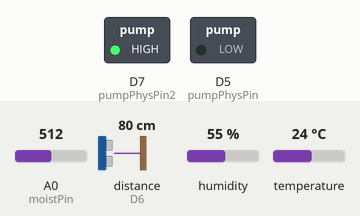
Simulated run of this sketch. Board: ESP8266 (NodeMCU). On the bench: switched loads named in the sketch (green lamp = pin HIGH). Wiring (inferred from the names in the program): ultrasonic range finder: trigger D1; echo D6. Inputs (shaded band) come from the test bench; at power-on: A0 (moistPin) = 512, distance to the obstacle (sensor on D6) 80 cm, humidity 55 %, temperature 24 °C. The echo pulse lasts 58.3 µs per cm; WiFi joins after 1.5 s; servers stay silent unless stated; pins used as bus, display or sensor lines are not drawn; what the sketch prints to the serial monitor is not drawn.

Above: at 3.0 s.
3.1 s: A0 (moistPin) set to 693
5.0 s: A0 (moistPin) set to 727
At 7.0 s:
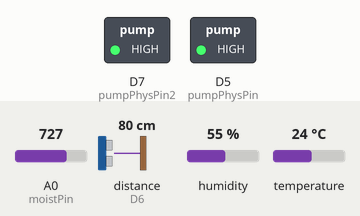
7.3 s: distance to the obstacle (sensor on D6) set to 9 cm
10.2 s: distance to the obstacle (sensor on D6) set to 6 cm
At 12.2 s:
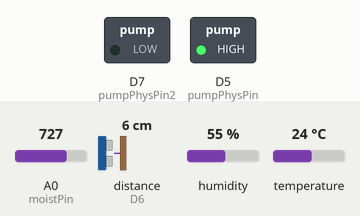
12.5 s: distance to the obstacle (sensor on D6) set to 9 cm
15.2 s: distance to the obstacle (sensor on D6) set to 12 cm
At 18.1 s:
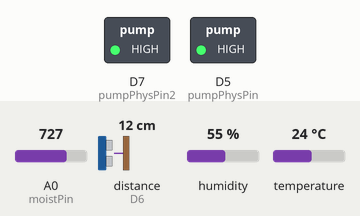
Timing chart, 0 to 19.5 s (numbered marks = the images above; inputs shaded):
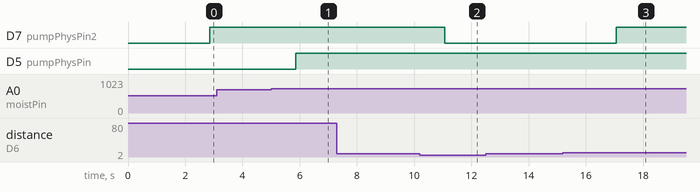

Measured:
- the behaviour switches between 710 and 711 on A0 (moistPin) (found by bisection; images 0 and 1)
- the behaviour switches between 8 and 7 cm on distance to the obstacle (sensor on D6) (found by bisection; images 1 and 2)
- the behaviour switches between 10 and 11 cm on distance to the obstacle (sensor on D6) (found by bisection; images 2 and 3)
- after the input at 5.0 s, D5 (pumpPhysPin): LOW → HIGH after 0.86 s
- after the input at 10.2 s, D7 (pumpPhysPin2): HIGH → LOW after 0.86 s
- after the input at 15.2 s, D7 (pumpPhysPin2): LOW → HIGH after 1.9 s

The sketch:

node_mcu_code.ino
```cpp
//BLYNK credentials
#define BLYNK_TEMPLATE_ID "YOUR TEMPLATE ID"
#define BLYNK_DEVICE_NAME "Quickstart Template"
#define BLYNK_AUTH_TOKEN "YOUR AUTH TOKEN"
#define BLYNK_PRINT Serial

//WiFi credentials
char ssid[] = "wifiName";
char pass[] = "wifiPassword";

#include <ESP8266WiFi.h>
#include <BlynkSimpleEsp8266.h>
#include <DHT.h>

//defining pin names. Pins like V4, V6 represent the virtual pins for using with Blynk

#define DHTPIN 4 //GPIO 4 means D2 , other allowable GPIOs 3, 4, 5, 12, 13 or 14
#define DHTTYPE DHT11
DHT dht(DHTPIN, DHTTYPE);
#define moistPin A0
#define pumpVirtualPin V4
#define pumpPhysPin D5  //d5
#define pumpVirtualPin2 V8
#define pumpPhysPin2 D7 //d7
#define refillPumpVirtualPin V6

#define manualVirtualPin V9
#define echoPin D6
#define trigPin D1
#define waterLevelVirtualPin V2
#define minMoistureVirtualPin V11
#define maxMoistureVirtualPin V10
float hum = 0; //humidity (%)
float temp = 0; // temperature (Celsius)
int moisture1 = 0;
int moisture2 = 0;
int manualMode = 0;
float waterLevel = 0;
int refill = 1;
unsigned long previousMillis = 0;
unsigned long interval = 1000;
int minMoisture = 30;
int maxMoisture = 40;


//function to get the humidity and temperature data from DHT11 sensor
void runDHT()
{
  hum = dht.readHumidity();
  // Read temperature as Celsius (the default)
  temp = dht.readTemperature();
  Serial.print("Humidity: "); Serial.println(hum);
  Serial.print("Temperature (C): "); Serial.println(temp);
  Blynk.virtualWrite(V0, temp); //update the value to blynk
  Blynk.virtualWrite(V3, hum);
}

//sync current system state to blynk user interface
void syncLoop()
{
  Blynk.syncVirtual(V4);
  Blynk.syncVirtual(V8);
  Blynk.syncVirtual(V9);
  Blynk.syncVirtual(V6);
  Blynk.syncVirtual(V10);
  Blynk.syncVirtual(V11);
}

//function for getting soil moisture data from moisture-sensor
void runMoisture()
{
    moisture1 = analogRead(A0);
    moisture1 = map(moisture1, 1023, 0, 0, 100);
    Serial.println("Moisture");
    Serial.println(moisture1);
    Blynk.virtualWrite(V1, moisture1);
}

// function for running the pump that directly waters the plants
void runPump1()
{
  if (!manualMode)
  {
     if(moisture1 < minMoisture  )
    {
      digitalWrite(pumpPhysPin, HIGH);
      Blynk.virtualWrite(V4, 1);
      delay(200);
    }
    else if(moisture1 >=maxMoisture)
    {
      digitalWrite(pumpPhysPin, LOW);
      Blynk.virtualWrite(V4, 0);
    }
  }
}

//function for running the pump that refills the water storage tank
void runPump2()
{
  unsigned long currentMillis = millis();
  if (refill)
  {
      if (currentMillis - previousMillis > interval)
      {
        previousMillis = currentMillis;
        if(waterLevel < 3  )
      {
        digitalWrite(pumpPhysPin2, HIGH);
        Blynk.virtualWrite(V8, 1);
      }
      else if(waterLevel >=6)
      {
        digitalWrite(pumpPhysPin2, LOW);
        Blynk.virtualWrite(V8, 0);
      }
      }
  }

}

//function for running the sonar sensor which measures the water level. the water container used was 13 cm high. edit it according to your system
void runSonar()
{
  digitalWrite(trigPin, LOW);
  delayMicroseconds(2);
  digitalWrite(trigPin, HIGH);
  delayMicroseconds(10);
  digitalWrite(trigPin, LOW);
  int duration = pulseIn(echoPin, HIGH);
  float  distance_cm = duration * 0.034/2;  //sound velocity = 0.034 cm/us
  distance_cm = constrain(distance_cm, 0, 13);
  waterLevel = 13.0 - distance_cm;
  Blynk.virtualWrite(V2, waterLevel);
}


//blynk functions to communicate with node mcu and blynk user interface

BLYNK_WRITE(minMoistureVirtualPin)
{
  minMoisture = param.asInt();
  minMoisture = min(minMoisture, maxMoisture);
  maxMoisture = max(minMoisture, maxMoisture);
}
BLYNK_WRITE(maxMoistureVirtualPin)
{
  maxMoisture = param.asInt();
  minMoisture = min(minMoisture, maxMoisture);
  maxMoisture = max(minMoisture, maxMoisture);
}
BLYNK_WRITE(pumpVirtualPin)
{
  if (manualMode)
  {
    if(param.asInt() == 1)
    {
      digitalWrite(pumpPhysPin, HIGH);
    }
    else
    {
      digitalWrite(pumpPhysPin, LOW);
    }
  }
}
BLYNK_WRITE(pumpVirtualPin2)
{
  if(manualMode)
  {
    if(param.asInt() == 1)
    {
      digitalWrite(pumpPhysPin2, HIGH);
    }
    else
    {
      digitalWrite(pumpPhysPin2, LOW);
    }
  }
}
BLYNK_WRITE(manualVirtualPin)
{
  if(param.asInt() == 1)
  {
    manualMode = 1;
  }
  else
  {
    manualMode = 0;
  }
}
BLYNK_WRITE(refillPumpVirtualPin)
{
  if(param.asInt() == 1)
  {
    refill = 1;
  }
  else
  {
    refill = 0;
  }
}

//sync system state with blynk user interface each time it is connected

BLYNK_CONNECTED()
{
  Blynk.syncVirtual(V4);
  Blynk.syncVirtual(V8);
  Blynk.syncVirtual(V9);
  Blynk.syncVirtual(V6);
  Blynk.syncVirtual(V10);
  Blynk.syncVirtual(V11);
}
/////////////////////////////// REMEMBER TO KEEP THIS TIMER EVENT FUNCTION JUST OVER void setup()
BlynkTimer timer;
void myTimerEvent()
{
  syncLoop();
  runDHT();
  runSonar();
  runMoisture();
  runPump1();
  runPump2();
}


void setup() {
  pinMode(moistPin, INPUT);
  pinMode(pumpPhysPin, OUTPUT);
  pinMode(pumpPhysPin2, OUTPUT);
  pinMode(echoPin, INPUT);
  pinMode(trigPin, OUTPUT);
  // put your setup code here, to run once:
  dht.begin();
  Serial.begin(9600);
  Blynk.begin(BLYNK_AUTH_TOKEN, ssid, pass);
  timer.setInterval(1000L, myTimerEvent);
}
void loop() {
  Blynk.run();
  timer.run();
  Serial.println(manualMode);
}
```
